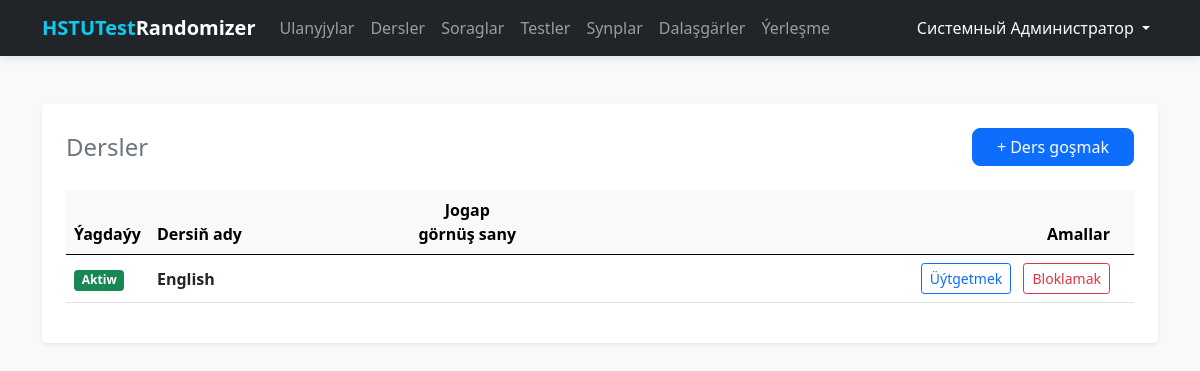
Before: /subjects/ (signed in) with the older database file.
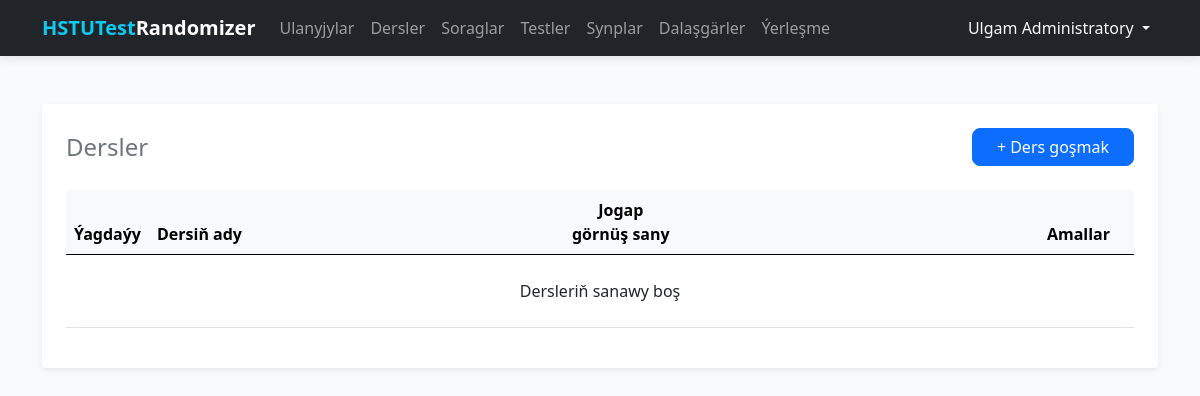
After: the same page with the newer database file.
### tables this page shows
CREATE TABLE users (
    id INTEGER PRIMARY KEY AUTOINCREMENT,
    full_name TEXT NOT NULL,
    username TEXT UNIQUE NOT NULL,
    password TEXT NOT NULL
);

CREATE TABLE subjects (
    id INTEGER PRIMARY KEY AUTOINCREMENT,
    name TEXT NOT NULL UNIQUE,
    answer_count INTEGER NOT NULL DEFAULT 4,
    is_active INTEGER DEFAULT 1
);

### routes/subjects.py (the view)
@subjects_bp.route('/')
@login_required
def index():
    db = get_db_connection()
    subjects = db.execute('SELECT * FROM subjects ORDER BY name ASC').fetchall()
    db.close()
    return render_template('subjects/list.html', subjects=subjects)

### database.py (called while the page is built)
def get_db_connection():
    conn = sqlite3.connect(DATABASE)
    conn.row_factory = sqlite3.Row
    return conn

### templates/subjects/list.html (shortened to what this page needs)
{% extends 'base.html' %}
{% block content %}
<div class="main-card shadow-sm p-4 bg-white rounded">
    <div class="d-flex justify-content-between align-items-center mb-4">
        <h2 class="h4 mb-0 text-secondary">Dersler</h2>
        <a href="{{ url_for('subjects.create') }}" class="btn btn-primary px-4">
            + Ders goşmak
        </a>
    </div>
    <div class="table-responsive">
        <table class="table align-middle">
            <thead class="table-light">
                <tr>
                    <th style="width: 80px;">Ýagdaýy</th>
                    <th>Dersiň ady</th>
                    <th style="width: 120px;" class="text-center">Jogap görnüş sany</th>
                    <th class="text-end px-4">Amallar</th>
                </tr>
            </thead>
            <tbody>
                {% for sub in subjects %}
                <tr class="{{ 'table-light opacity-50' if not sub.is_active else '' }}">
                    <td>
                        {% if sub.is_active %}
                        <span class="badge bg-success">Aktiw</span>
                        {% else %}
                        <span class="badge bg-secondary">Bloklanan</span>
                        {% endif %}
                    </td>
                    <td>
                        <span class="{{ 'text-decoration-line-through' if not sub.is_active else 'fw-bold' }}">
                            {{ sub.name }}
                        </span>
                    </td>
                    <td class="text-center">
                    </td>
                    <td class="text-end px-4">
                        <a href="{{ url_for('subjects.edit', id=sub.id) }}" class="btn btn-sm btn-outline-primary me-2">
                            Üýtgetmek
                        </a>
                        <form action="{{ url_for('subjects.toggle', id=sub.id) }}" method="POST" class="d-inline">
                            <button type="submit"
                                class="btn btn-sm {{ 'btn-outline-danger' if sub.is_active else 'btn-outline-success' }}">
                                {{ 'Bloklamak' if sub.is_active else 'Blokdan açmak' }}
                            </button>
                        </form>
                    </td>
                </tr>
                {% else %}
                <tr>
                    <td colspan="4" class="text-center py-4">Dersleriň sanawy boş</td>
                </tr>
                {% endfor %}
            </tbody>
        </table>
    </div>
</div>
{% endblock %}

### templates/base.html (shortened to what this page needs)
<!DOCTYPE html>
<html lang="ru">
<head>
    <link rel="stylesheet" href="{{ url_for('static', filename='css/bootstrap.min.css') }}">
</head>
<body>
    <nav class="navbar navbar-expand-lg navbar-dark bg-dark">
        <div class="container">
            <a class="navbar-brand fw-bold" href="/">
                <span class="text-info">HSTUTest</span>Randomizer
            </a>
            <div class="collapse navbar-collapse" id="navbarNav">
                <ul class="navbar-nav me-auto">
                    {% if current_user.is_authenticated %}
                    <li class="nav-item">
                        <a class="nav-link {{ 'active' if request.endpoint == 'users.index' }}"
                            href="{{ url_for('users.index') }}">Ulanyjylar</a>
                    </li>
                    <li class="nav-item">
                        <a class="nav-link" href="{{ url_for('subjects.index') }}">Dersler</a>
                    </li>
                    <li class="nav-item">
                        <a class="nav-link" href="{{ url_for('questions.index') }}">Soraglar</a>
                    </li>
                    <li class="nav-item">
                        <a class="nav-link {{ 'active' if request.endpoint and request.endpoint.startswith('tests.') }}"
                            href="{{ url_for('tests.index') }}">Testler</a>
                    </li>
                    <li class="nav-item">
                        <a class="nav-link {{ 'active' if request.endpoint and request.endpoint.startswith('classrooms.') }}"
                            href="{{ url_for('classrooms.index') }}">Synplar</a>
                    </li>
                    <li class="nav-item">
                        <a class="nav-link {{ 'active' if request.endpoint and request.endpoint.startswith('students.') }}"
                            href="{{ url_for('students.index') }}">Dalaşgärler</a>
                    </li>
                    <li class="nav-item">
                        <a class="nav-link {{ 'active' if request.endpoint and request.endpoint.startswith('exam.') }}"
                            href="{{ url_for('exam.index') }}">Ýerleşme</a>
                    </li>
                    {% endif %}
                </ul>
                <ul class="navbar-nav">
                    {% if current_user.is_authenticated %}
                    <li class="nav-item dropdown">
                        <a class="nav-link dropdown-toggle text-light" href="#" id="userDropdown" role="button"
                            data-bs-toggle="dropdown">
                            {{ current_user.full_name }}
                        </a>
                    </li>
                    {% else %}
                    <li class="nav-item">
                        <a class="nav-link" href="{{ url_for('auth.login') }}">Ulgama girmek</a>
                    </li>
                    {% endif %}
                </ul>
            </div>
        </div>
    </nav>
    <div class="container">
        {% block content %}{% endblock %}
    </div>
</body>
</html>

Changed rows visible on the page:
removed subjects: shows "Aktiw", name "English", is_active "Bloklamak"
changed users: full_name "Системный Администратор" → "Ulgam Administratory"
Other visible differences:
text now shown: "Dersleriň sanawy boş"
